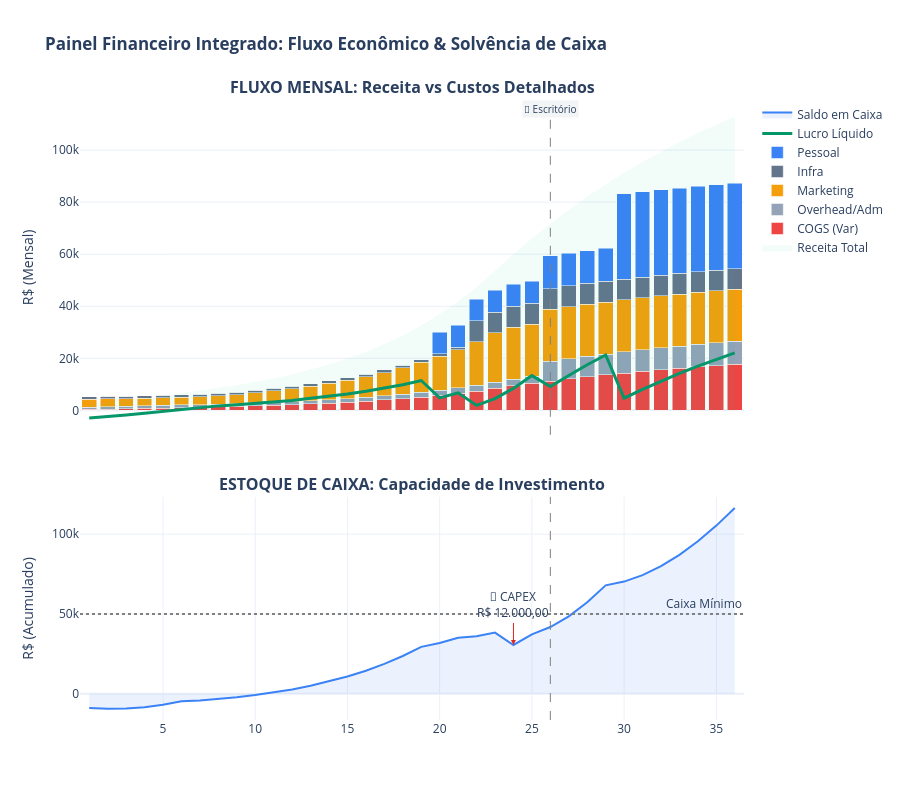

Source (notebook cell):
### Code cell
# =========================================================================
# CELULA 10: PAINEL FINANCEIRO INTEGRADO (FLUXO + CAIXA)
# =========================================================================
from plotly.subplots import make_subplots

meses = df_base['Mes']

# Dados consolidados
custos_overhead = df_base['Custo_Escritorio'] + df_base['Custo_Adm_Terceiros'] + df_base['Custo_Contingencia']
custo_total_real = df_base['OPEX_Total'] + df_base['COGS_Total']
receita = df_base['Receita_Mensal']
caixa = df_base['Saldo_Caixa']

# Criar Figura com 2 Linhas (Subplots)
fig_fin = make_subplots(
    rows=2, cols=1,
    shared_xaxes=True, # Alinhar eixo X
    vertical_spacing=0.1,
    subplot_titles=("<b>FLUXO MENSAL: Receita vs Custos Detalhados</b>", "<b>ESTOQUE DE CAIXA: Capacidade de Investimento</b>"),
    row_heights=[0.6, 0.4] # Gráfico de cima maior
)

# --- GRÁFICO 1 (CIMA): FLUXO MENSAL ---

# 1.1 Receita (Fundo Sombreado para dar contexto de "Teto")
fig_fin.add_trace(go.Scatter(
    x=meses, y=receita,
    name='Receita Total',
    mode='lines',
    line=dict(color='#10B981', width=0), # Linha invisível
    fill='tozeroy',
    fillcolor='rgba(16, 185, 129, 0.05)' # Verde bem clarinho
), row=1, col=1)

# 1.2 Barras de Custo (Empilhadas)
fig_fin.add_trace(go.Bar(x=meses, y=df_base['COGS_Total'], name='COGS (Var)', marker_color=PREMISSAS['cores']['cogs']), row=1, col=1)
fig_fin.add_trace(go.Bar(x=meses, y=custos_overhead, name='Overhead/Adm', marker_color='#94A3B8'), row=1, col=1)
fig_fin.add_trace(go.Bar(x=meses, y=df_base['Marketing'], name='Marketing', marker_color=PREMISSAS['cores']['marketing_custo']), row=1, col=1)
fig_fin.add_trace(go.Bar(x=meses, y=df_base['Infraestrutura'], name='Infra', marker_color=PREMISSAS['cores']['infra']), row=1, col=1)
fig_fin.add_trace(go.Bar(x=meses, y=df_base['Pessoal'], name='Pessoal', marker_color=PREMISSAS['cores']['pessoal']), row=1, col=1)

# 1.3 Linha de Lucro Líquido (A "Verdade" do mês)
fig_fin.add_trace(go.Scatter(
    x=meses, y=df_base['Lucro_Liquido'],
    name='Lucro Líquido',
    line=dict(color='#059669', width=3)
), row=1, col=1)

# --- GRÁFICO 2 (BAIXO): CAIXA ACUMULADO ---

# 2.1 Área de Caixa
fig_fin.add_trace(go.Scatter(
    x=meses, y=caixa,
    name='Saldo em Caixa',
    mode='lines',
    line=dict(color='#3B82F6', width=2),
    fill='tozeroy',
    fillcolor='rgba(59, 130, 246, 0.1)'
), row=2, col=1)

# 2.2 Linha de Segurança (Meta)
meta_caixa = PREMISSAS.get('meta_caixa_seguranca', 50000)
fig_fin.add_hline(y=meta_caixa, line_dash="dot", line_color="gray", annotation_text="Caixa Mínimo", row=2, col=1)

# --- ANOTAÇÕES E EVENTOS (Contexto entre os gráficos) ---

# Abertura Escritório
mes_office = df_base[df_base['Custo_Escritorio'] > 0]['Mes'].min() if any(df_base['Custo_Escritorio'] > 0) else None
if mes_office:
    fig_fin.add_vline(x=mes_office, line_width=1, line_dash="dash", line_color="gray")
    fig_fin.add_annotation(
        x=mes_office, y=1, yref="paper",
        text="🏢 Escritório", showarrow=False,
        bgcolor="#F3F4F6", font=dict(size=10)
    )

# Capex (Impacto no Caixa)
mes_capex = PREMISSAS['mes_capex_recorrente']
if mes_capex <= len(df_base):
    val_capex = PREMISSAS['capex_recorrente_mes_24']
    # Seta no gráfico de caixa mostrando a queda
    caixa_momento = caixa.iloc[mes_capex-1]
    fig_fin.add_annotation(
        x=mes_capex, y=caixa_momento,
        text=f"🔻 CAPEX<br>{formatar_moeda(val_capex)}",
        showarrow=True, arrowhead=2, arrowcolor='#DC2626', ax=0, ay=-40,
        row=2, col=1
    )

# Layout Final
fig_fin.update_layout(
    title="<b>Painel Financeiro Integrado: Fluxo Econômico & Solvência de Caixa</b>",
    barmode='stack',
    template='plotly_white',
    height=800, # Mais alto para caber os dois
    hovermode='x unified',
    showlegend=True
)

fig_fin.update_yaxes(title_text="R$ (Mensal)", row=1, col=1)
fig_fin.update_yaxes(title_text="R$ (Acumulado)", row=2, col=1)

fig_fin.show()

# Relatório Rápido
caixa_final = caixa.iloc[-1]
custo_final = custo_total_real.iloc[-1]
meses_runway = caixa_final / custo_final if custo_final > 0 else 99

print(f"\n💰 ANÁLISE DE SOLVÊNCIA (M36):")
print(f"  • Caixa Acumulado: {formatar_moeda(caixa_final)}")
print(f"  • Custo Mensal Atual: {formatar_moeda(custo_final)}")
print(f"  • Runway (Sobrevivência sem receita): {meses_runway:.1f} meses")
if caixa_final > val_capex * 2:
    print("  ✅ CAIXA ROBUSTO: Permite novos investimentos ou contratações.")
else:
    print("  ⚠️ CAIXA APERTADO: Cuidado com novos custos fixos.")

### Figure 1 — Plotly figure (JSON) as saved in the notebook; plotly's stock layout.template omitted (floating-point values rounded to 4 significant figures)
{"data": [{"fill": "tozeroy", "fillcolor": "rgba(16, 185, 129, 0.05)", "line": {"color": "#10B981", "width": 0}, "mode": "lines", "name": "Receita Total", "type": "scatter", "x": [1, 2, 3, 4, 5, 6, 7, 8, 9, 10, 11, 12, 13, 14, 15, 16, 17, 18, 19, 20, 21, 22, 23, 24, 25, 26, 27, 28, 29, 30, 31, 32, 33, 34, 35, 36], "xaxis": "x", "y": [2436.0, 3130.0, 3946.0, 4786.0, 5737.0, 6789.0, 7757.0, 8648.0, 9645.0, 10920.0, 12270.0, 13780.0, 15610.0, 17650.0, 19880.0, 22470.0, 25470.0, 28770.0, 32600.0, 36930.0, 41800.0, 47340.0, 53600.0, 60070.0, 66110.0, 71760.0, 77130.0, 82160.0, 86880.0, 91310.0, 95470.0, 99390.0, 103100.0, 106600.0, 109800.0, 112800.0], "yaxis": "y"}, {"marker": {"color": "#EF4444"}, "name": "COGS (Var)", "type": "bar", "x": [1, 2, 3, 4, 5, 6, 7, 8, 9, 10, 11, 12, 13, 14, 15, 16, 17, 18, 19, 20, 21, 22, 23, 24, 25, 26, 27, 28, 29, 30, 31, 32, 33, 34, 35, 36], "xaxis": "x", "y": [382.1, 491.0, 619.1, 750.8, 899.9, 1065.0, 1217.0, 1357.0, 1513.0, 1713.0, 1924.0, 2161.0, 2448.0, 2768.0, 3119.0, 3525.0, 3996.0, 4513.0, 5114.0, 5793.0, 6556.0, 7426.0, 8408.0, 9423.0, 10370.0, 11260.0, 12100.0, 12890.0, 13630.0, 14320.0, 14980.0, 15590.0, 16170.0, 16720.0, 17220.0, 17700.0], "yaxis": "y"}, {"marker": {"color": "#94A3B8"}, "name": "Overhead/Adm", "type": "bar", "x": [1, 2, 3, 4, 5, 6, 7, 8, 9, 10, 11, 12, 13, 14, 15, 16, 17, 18, 19, 20, 21, 22, 23, 24, 25, 26, 27, 28, 29, 30, 31, 32, 33, 34, 35, 36], "xaxis": "x", "y": [873.1, 893.9, 918.4, 943.6, 972.1, 1004.0, 1033.0, 1059.0, 1089.0, 1128.0, 1168.0, 1213.0, 1268.0, 1329.0, 1396.0, 1474.0, 1564.0, 1663.0, 1778.0, 1908.0, 2054.0, 2220.0, 2408.0, 2602.0, 2783.0, 7553.0, 7714.0, 7865.0, 8006.0, 8139.0, 8264.0, 8382.0, 8493.0, 8597.0, 8693.0, 8785.0], "yaxis": "y"}, {"marker": {"color": "#F59E0B"}, "name": "Marketing", "type": "bar", "x": [1, 2, 3, 4, 5, 6, 7, 8, 9, 10, 11, 12, 13, 14, 15, 16, 17, 18, 19, 20, 21, 22, 23, 24, 25, 26, 27, 28, 29, 30, 31, 32, 33, 34, 35, 36], "xaxis": "x", "y": [3000.0, 3000.0, 3000.0, 3000.0, 3000.0, 3000.0, 3000.0, 3103.0, 3459.0, 3858.0, 4367.0, 4907.0, 5510.0, 6243.0, 7059.0, 7952.0, 8987.0, 10190.0, 11510.0, 13040.0, 14770.0, 16720.0, 18940.0, 20000.0, 20000.0, 20000.0, 20000.0, 20000.0, 20000.0, 20000.0, 20000.0, 20000.0, 20000.0, 20000.0, 20000.0, 20000.0], "yaxis": "y"}, {"marker": {"color": "#64748B"}, "name": "Infra", "type": "bar", "x": [1, 2, 3, 4, 5, 6, 7, 8, 9, 10, 11, 12, 13, 14, 15, 16, 17, 18, 19, 20, 21, 22, 23, 24, 25, 26, 27, 28, 29, 30, 31, 32, 33, 34, 35, 36], "xaxis": "x", "y": [964.0, 964.0, 964.0, 964.0, 964.0, 964.0, 964.0, 964.0, 964.0, 964.0, 964.0, 964.0, 964.0, 964.0, 964.0, 964.0, 964.0, 964.0, 964.0, 964.0, 964.0, 8000.0, 8000.0, 8000.0, 8000.0, 8000.0, 8000.0, 8000.0, 8000.0, 8000.0, 8000.0, 8000.0, 8000.0, 8000.0, 8000.0, 8000.0], "yaxis": "y"}, {"marker": {"color": "#3B82F6"}, "name": "Pessoal", "type": "bar", "x": [1, 2, 3, 4, 5, 6, 7, 8, 9, 10, 11, 12, 13, 14, 15, 16, 17, 18, 19, 20, 21, 22, 23, 24, 25, 26, 27, 28, 29, 30, 31, 32, 33, 34, 35, 36], "xaxis": "x", "y": [0.0, 0.0, 0.0, 0.0, 0.0, 0.0, 0.0, 0.0, 0.0, 0.0, 0.0, 0.0, 0.0, 0.0, 0.0, 0.0, 0.0, 0.0, 0.0, 8400.0, 8400.0, 8400.0, 8400.0, 8400.0, 8400.0, 12600.0, 12600.0, 12600.0, 12600.0, 32760.0, 32760.0, 32760.0, 32760.0, 32760.0, 32760.0, 32760.0], "yaxis": "y"}, {"line": {"color": "#059669", "width": 3}, "name": "Lucro Líquido", "type": "scatter", "x": [1, 2, 3, 4, 5, 6, 7, 8, 9, 10, 11, 12, 13, 14, 15, 16, 17, 18, 19, 20, 21, 22, 23, 24, 25, 26, 27, 28, 29, 30, 31, 32, 33, 34, 35, 36], "xaxis": "x", "y": [-2961.0, -2486.0, -1822.0, -1139.0, -454.7, 312.1, 1099.0, 1721.0, 2175.0, 2723.0, 3221.0, 3819.0, 4616.0, 5365.0, 6276.0, 7309.0, 8538.0, 9839.0, 11460.0, 4777.0, 6739.0, 1910.0, 4514.0, 8444.0, 13360.0, 9146.0, 13430.0, 17520.0, 21260.0, 4705.0, 8091.0, 11190.0, 14190.0, 17030.0, 19640.0, 22110.0], "yaxis": "y"}, {"fill": "tozeroy", "fillcolor": "rgba(59, 130, 246, 0.1)", "line": {"color": "#3B82F6", "width": 2}, "mode": "lines", "name": "Saldo em Caixa", "type": "scatter", "x": [1, 2, 3, 4, 5, 6, 7, 8, 9, 10, 11, 12, 13, 14, 15, 16, 17, 18, 19, 20, 21, 22, 23, 24, 25, 26, 27, 28, 29, 30, 31, 32, 33, 34, 35, 36], "xaxis": "x2", "y": [-8961.0, -9447.0, -9268.0, -8407.0, -6862.0, -4706.0, -4156.0, -3296.0, -2208.0, -846.9, 763.8, 2673.0, 4981.0, 7664.0, 10800.0, 14460.0, 18730.0, 23650.0, 29370.0, 31760.0, 35130.0, 36090.0, 38350.0, 30570.0, 37250.0, 41820.0, 48530.0, 57290.0, 67920.0, 70270.0, 74320.0, 79910.0, 87010.0, 95530.0, 105300.0, 116400.0], "yaxis": "y2"}], "layout": {"annotations": [{"font": {"size": 16}, "showarrow": false, "text": "<b>FLUXO MENSAL: Receita vs Custos Detalhados</b>", "x": 0.5, "xanchor": "center", "xref": "paper", "y": 1, "yanchor": "bottom", "yref": "paper"}, {"font": {"size": 16}, "showarrow": false, "text": "<b>ESTOQUE DE CAIXA: Capacidade de Investimento</b>", "x": 0.5, "xanchor": "center", "xref": "paper", "y": 0.36, "yanchor": "bottom", "yref": "paper"}, {"showarrow": false, "text": "Caixa Mínimo", "x": 1, "xanchor": "right", "xref": "x2 domain", "y": 50000, "yanchor": "bottom", "yref": "y2"}, {"bgcolor": "#F3F4F6", "font": {"size": 10}, "showarrow": false, "text": "🏢 Escritório", "x": 26, "y": 1, "yref": "paper"}, {"arrowcolor": "#DC2626", "arrowhead": 2, "ax": 0, "ay": -40, "showarrow": true, "text": "🔻 CAPEX<br>R$ 12.000,00", "x": 24, "xref": "x2", "y": 30570.0, "yref": "y2"}], "barmode": "stack", "height": 800, "hovermode": "x unified", "shapes": [{"line": {"color": "gray", "dash": "dot"}, "type": "line", "x0": 0, "x1": 1, "xref": "x2 domain", "y0": 50000, "y1": 50000, "yref": "y2"}, {"line": {"color": "gray", "dash": "dash", "width": 1}, "type": "line", "x0": 26, "x1": 26, "xref": "x", "y0": 0, "y1": 1, "yref": "y domain"}, {"line": {"color": "gray", "dash": "dash", "width": 1}, "type": "line", "x0": 26, "x1": 26, "xref": "x2", "y0": 0, "y1": 1, "yref": "y2 domain"}], "showlegend": true, "title": {"text": "<b>Painel Financeiro Integrado: Fluxo Econômico & Solvência de Caixa</b>"}, "xaxis": {"anchor": "y", "domain": [0, 1], "matches": "x2", "showticklabels": false}, "xaxis2": {"anchor": "y2", "domain": [0, 1]}, "yaxis": {"anchor": "x", "domain": [0.46, 1], "title": {"text": "R$ (Mensal)"}}, "yaxis2": {"anchor": "x2", "domain": [0, 0.36], "title": {"text": "R$ (Acumulado)"}}}}
